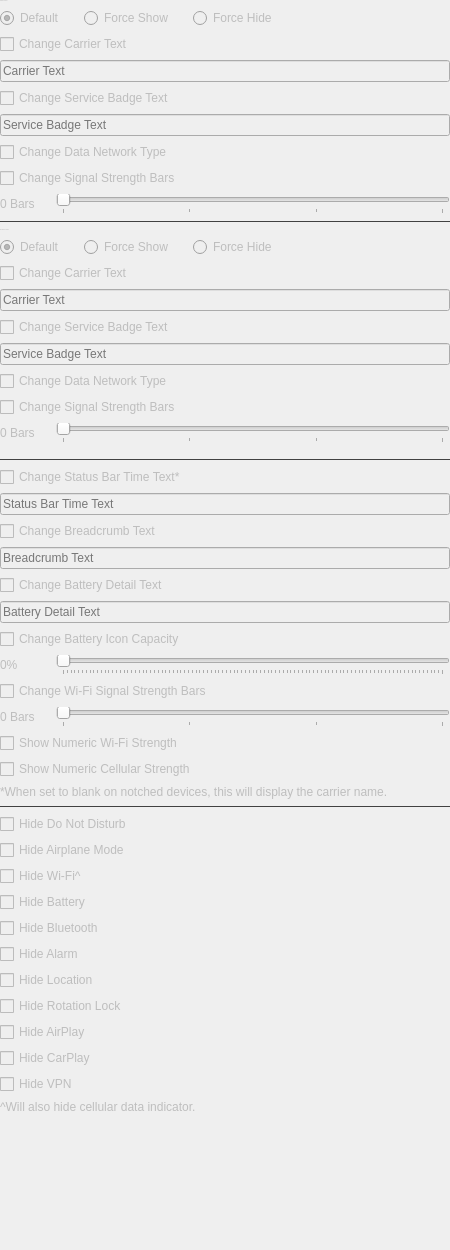
             <widget class="QWidget" name="scrollAreaWidgetContents">
              <property name="geometry">
               <rect>
                <x>0</x>
                <y>0</y>
                <width>450</width>
                <height>1250</height>
               </rect>
              </property>
              <property name="minimumSize">
               <size>
                <width>450</width>
                <height>1250</height>
               </size>
              </property>
              <property name="maximumSize">
               <size>
                <width>450</width>
                <height>1250</height>
               </size>
              </property>
              <layout class="QVBoxLayout" name="verticalLayout_9">
               <property name="leftMargin">
                <number>0</number>
               </property>
               <property name="topMargin">
                <number>0</number>
               </property>
               <property name="rightMargin">
                <number>0</number>
               </property>
               <property name="bottomMargin">
                <number>0</number>
               </property>
               <item>
                <widget class="QWidget" name="statusBarPageContent" native="true">
                 <property name="enabled">
                  <bool>false</bool>
                 </property>
                 <layout class="QVBoxLayout" name="verticalLayout_8">
                  <property name="leftMargin">
                   <number>0</number>
                  </property>
                  <property name="topMargin">
                   <number>0</number>
                  </property>
                  <property name="rightMargin">
                   <number>0</number>
                  </property>
                  <property name="bottomMargin">
                   <number>0</number>
                  </property>
                  <item>
                   <widget class="QLabel" name="label_9">
                    <property name="font">
                     <font>
                      <pointsize>-1</pointsize>
                      <bold>true</bold>
                     </font>
                    </property>
                    <property name="text">
                     <string>Primary Cellular</string>
                    </property>
                   </widget>
                  </item>
                  <item>
                   <widget class="QWidget" name="horizontalWidget" native="true">
                    <property name="sizePolicy">
                     <sizepolicy hsizetype="Expanding" vsizetype="Preferred">
                      <horstretch>0</horstretch>
                      <verstretch>0</verstretch>
                     </sizepolicy>
                    </property>
                    <layout class="QHBoxLayout" name="horizontalLayout_7">
                     <property name="spacing">
                      <number>20</number>
                     </property>
                     <property name="leftMargin">
                      <number>0</number>
                     </property>
                     <property name="topMargin">
                      <number>0</number>
                     </property>
                     <property name="rightMargin">
                      <number>0</number>
                     </property>
                     <property name="bottomMargin">
                      <number>0</number>
                     </property>
                     <item>
                      <widget class="QRadioButton" name="pDefaultRdo">
                       <property name="text">
                        <string>Default</string>
                       </property>
                       <property name="checked">
                        <bool>true</bool>
                       </property>
                      </widget>
                     </item>
                     <item>
                      <widget class="QRadioButton" name="pShowRdo">
                       <property name="text">
                        <string>Force Show</string>
                       </property>
                      </widget>
                     </item>
                     <item>
                      <widget class="QRadioButton" name="pHideRdo">
                       <property name="text">
                        <string>Force Hide</string>
                       </property>
                      </widget>
                     </item>
                     <item>
                      <spacer name="horizontalSpacer">
                       <property name="orientation">
                        <enum>Qt::Horizontal</enum>
                       </property>
                       <property name="sizeHint" stdset="0">
                        <size>
                         <width>40</width>
                         <height>20</height>
                        </size>
                       </property>
                      </spacer>
                     </item>
                    </layout>
                   </widget>
                  </item>
                  <item>
                   <widget class="QCheckBox" name="pCarrierChk">
                    <property name="text">
                     <string>Change Carrier Text</string>
                    </property>
                   </widget>
                  </item>
                  <item>
                   <widget class="QLineEdit" name="pCarrierTxt">
                    <property name="placeholderText">
                     <string>Carrier Text</string>
                    </property>
                   </widget>
                  </item>
                  <item>
                   <widget class="QCheckBox" name="pBadgeChk">
                    <property name="text">
                     <string>Change Service Badge Text</string>
                    </property>
                   </widget>
                  </item>
                  <item>
                   <widget class="QLineEdit" name="pBadgeTxt">
                    <property name="placeholderText">
                     <string>Service Badge Text</string>
                    </property>
                   </widget>
                  </item>
                  <item>
                   <widget class="QCheckBox" name="pTypeChk">
                    <property name="text">
                     <string>Change Data Network Type</string>
                    </property>
                   </widget>
                  </item>
                  <item>
                   <widget class="QCheckBox" name="pStrengthChk">
                    <property name="text">
                     <string>Change Signal Strength Bars</string>
                    </property>
                   </widget>
                  </item>
                  <item>
                   <widget class="QWidget" name="horizontalWidget" native="true">
                    <layout class="QHBoxLayout" name="horizontalLayout_9">
                     <property name="leftMargin">
                      <number>0</number>
                     </property>
                     <property name="topMargin">
                      <number>0</number>
                     </property>
                     <property name="rightMargin">
                      <number>0</number>
                     </property>
                     <property name="bottomMargin">
                      <number>0</number>
                     </property>
                     <item>
                      <widget class="QLabel" name="pStrengthLbl">
                       <property name="minimumSize">
                        <size>
                         <width>50</width>
                         <height>0</height>
                        </size>
                       </property>
                       <property name="text">
                        <string>0 Bars</string>
                       </property>
                      </widget>
                     </item>
                     <item>
                      <widget class="QSlider" name="pStrengthSld">
                       <property name="maximum">
                        <number>3</number>
                       </property>
                       <property name="singleStep">
                        <number>0</number>
                       </property>
                       <property name="pageStep">
                        <number>0</number>
                       </property>
                       <property name="orientation">
                        <enum>Qt::Horizontal</enum>
                       </property>
                       <property name="tickPosition">
                        <enum>QSlider::TicksBelow</enum>
                       </property>
                      </widget>
                     </item>
                    </layout>
                   </widget>
                  </item>
                  <item>
                   <widget class="Line" name="line_9">
                    <property name="styleSheet">
                     <string notr="true">QFrame {
	color: #414141;
}</string>
                    </property>
                    <property name="frameShadow">
                     <enum>QFrame::Plain</enum>
                    </property>
                    <property name="orientation">
                     <enum>Qt::Horizontal</enum>
                    </property>
                   </widget>
                  </item>
                  <item>
                   <widget class="QLabel" name="label_10">
                    <property name="font">
                     <font>
                      <pointsize>-1</pointsize>
                      <bold>true</bold>
                     </font>
                    </property>
                    <property name="text">
                     <string>Secondary Cellular</string>
                    </property>
                   </widget>
                  </item>
                  <item>
                   <widget class="QWidget" name="horizontalWidget" native="true">
                    <layout class="QHBoxLayout" name="horizontalLayout_8">
                     <property name="spacing">
                      <number>20</number>
                     </property>
                     <property name="leftMargin">
                      <number>0</number>
                     </property>
                     <property name="topMargin">
                      <number>0</number>
                     </property>
                     <property name="rightMargin">
                      <number>0</number>
                     </property>
                     <property name="bottomMargin">
                      <number>0</number>
                     </property>
                     <item>
                      <widget class="QRadioButton" name="sDefaultRdo">
                       <property name="text">
                        <string>Default</string>
                       </property>
                       <property name="checked">
                        <bool>true</bool>
                       </property>
                      </widget>
                     </item>
                     <item>
                      <widget class="QRadioButton" name="sShowRdo">
                       <property name="text">
                        <string>Force Show</string>
                       </property>
                      </widget>
                     </item>
                     <item>
                      <widget class="QRadioButton" name="sHideRdo">
                       <property name="text">
                        <string>Force Hide</string>
                       </property>
                      </widget>
                     </item>
                     <item>
                      <spacer name="horizontalSpacer_5">
                       <property name="orientation">
                        <enum>Qt::Horizontal</enum>
                       </property>
                       <property name="sizeHint" stdset="0">
                        <size>
                         <width>40</width>
                         <height>20</height>
                        </size>
                       </property>
                      </spacer>
                     </item>
                    </layout>
                   </widget>
                  </item>
                  <item>
                   <widget class="QCheckBox" name="sCarrierChk">
                    <property name="text">
                     <string>Change Carrier Text</string>
                    </property>
                   </widget>
                  </item>
                  <item>
                   <widget class="QLineEdit" name="sCarrierTxt">
                    <property name="placeholderText">
                     <string>Carrier Text</string>
                    </property>
                   </widget>
                  </item>
                  <item>
                   <widget class="QCheckBox" name="sBadgeChk">
                    <property name="text">
                     <string>Change Service Badge Text</string>
                    </property>
                   </widget>
                  </item>
                  <item>
                   <widget class="QLineEdit" name="sBadgeTxt">
                    <property name="placeholderText">
                     <string>Service Badge Text</string>
                    </property>
                   </widget>
                  </item>
                  <item>
                   <widget class="QCheckBox" name="sTypeChk">
                    <property name="text">
                     <string>Change Data Network Type</string>
                    </property>
                   </widget>
                  </item>
                  <item>
                   <widget class="QCheckBox" name="sStrengthChk">
                    <property name="text">
                     <string>Change Signal Strength Bars</string>
                    </property>
                   </widget>
                  </item>
                  <item>
                   <widget class="QWidget" name="horizontalWidget" native="true">
                    <layout class="QHBoxLayout" name="horizontalLayout_10">
                     <property name="leftMargin">
                      <number>0</number>
                     </property>
                     <property name="topMargin">
                      <number>0</number>
                     </property>
                     <property name="rightMargin">
                      <number>0</number>
                     </property>
                     <item>
                      <widget class="QLabel" name="sStrengthLbl">
                       <property name="minimumSize">
                        <size>
                         <width>50</width>
                         <height>0</height>
                        </size>
                       </property>
                       <property name="text">
                        <string>0 Bars</string>
                       </property>
                      </widget>
                     </item>
                     <item>
                      <widget class="QSlider" name="sStrengthSld">
                       <property name="maximum">
                        <number>3</number>
                       </property>
                       <property name="singleStep">
                        <number>0</number>
                       </property>
                       <property name="pageStep">
                        <number>0</number>
                       </property>
                       <property name="orientation">
                        <enum>Qt::Horizontal</enum>
                       </property>
                       <property name="tickPosition">
                        <enum>QSlider::TicksBelow</enum>
                       </property>
                      </widget>
                     </item>
                    </layout>
                   </widget>
                  </item>
                  <item>
                   <widget class="Line" name="line_7">
                    <property name="styleSheet">
                     <string notr="true">QFrame {
	color: #414141;
}</string>
                    </property>
                    <property name="frameShadow">
                     <enum>QFrame::Plain</enum>
                    </property>
                    <property name="orientation">
                     <enum>Qt::Horizontal</enum>
                    </property>
                   </widget>
                  </item>
                  <item>
                   <widget class="QCheckBox" name="timeChk">
                    <property name="text">
                     <string>Change Status Bar Time Text*</string>
                    </property>
                   </widget>
                  </item>
                  <item>
                   <widget class="QLineEdit" name="timeTxt">
                    <property name="placeholderText">
                     <string>Status Bar Time Text</string>
                    </property>
                   </widget>
                  </item>
                  <item>
                   <widget class="QCheckBox" name="breadcrumbChk">
                    <property name="text">
                     <string>Change Breadcrumb Text</string>
                    </property>
                   </widget>
                  </item>
                  <item>
                   <widget class="QLineEdit" name="breadcrumbTxt">
                    <property name="placeholderText">
                     <string>Breadcrumb Text</string>
                    </property>
                   </widget>
                  </item>
                  <item>
                   <widget class="QCheckBox" name="batteryDetailChk">
                    <property name="text">
                     <string>Change Battery Detail Text</string>
                    </property>
                   </widget>
                  </item>
                  <item>
                   <widget class="QLineEdit" name="batteryDetailTxt">
                    <property name="placeholderText">
                     <string>Battery Detail Text</string>
                    </property>
                   </widget>
                  </item>
                  <item>
                   <widget class="QCheckBox" name="batteryCapacityChk">
                    <property name="text">
                     <string>Change Battery Icon Capacity</string>
                    </property>
                   </widget>
                  </item>
                  <item>
                   <widget class="QWidget" name="horizontalWidget" native="true">
                    <layout class="QHBoxLayout" name="horizontalLayout_11">
                     <property name="leftMargin">
                      <number>0</number>
                     </property>
                     <property name="topMargin">
                      <number>0</number>
                     </property>
                     <property name="rightMargin">
                      <number>0</number>
                     </property>
                     <property name="bottomMargin">
                      <number>0</number>
                     </property>
                     <item>
                      <widget class="QLabel" name="batteryCapacityLbl">
                       <property name="minimumSize">
                        <size>
                         <width>50</width>
                         <height>0</height>
                        </size>
                       </property>
                       <property name="text">
                        <string>0%</string>
                       </property>
                      </widget>
                     </item>
                     <item>
                      <widget class="QSlider" name="batteryCapacitySld">
                       <property name="maximum">
                        <number>100</number>
                       </property>
                       <property name="singleStep">
                        <number>0</number>
                       </property>
                       <property name="pageStep">
                        <number>0</number>
                       </property>
                       <property name="tracking">
                        <bool>true</bool>
                       </property>
                       <property name="orientation">
                        <enum>Qt::Horizontal</enum>
                       </property>
                       <property name="invertedAppearance">
                        <bool>false</bool>
                       </property>
                       <property name="invertedControls">
                        <bool>false</bool>
                       </property>
                       <property name="tickPosition">
                        <enum>QSlider::TicksBelow</enum>
                       </property>
                      </widget>
                     </item>
                    </layout>
                   </widget>
                  </item>
                  <item>
                   <widget class="QCheckBox" name="wifiStrengthChk">
                    <property name="text">
                     <string>Change Wi-Fi Signal Strength Bars</string>
                    </property>
                   </widget>
                  </item>
                  <item>
                   <widget class="QWidget" name="horizontalWidget" native="true">
                    <layout class="QHBoxLayout" name="horizontalLayout_12">
                     <property name="leftMargin">
                      <number>0</number>
                     </property>
                     <property name="topMargin">
                      <number>0</number>
                     </property>
                     <property name="rightMargin">
                      <number>0</number>
                     </property>
                     <property name="bottomMargin">
                      <number>0</number>
                     </property>
                     <item>
                      <widget class="QLabel" name="wifiStrengthLbl">
                       <property name="minimumSize">
                        <size>
                         <width>50</width>
                         <height>0</height>
                        </size>
                       </property>
                       <property name="text">
                        <string>0 Bars</string>
                       </property>
                      </widget>
                     </item>
                     <item>
                      <widget class="QSlider" name="wifiStrengthSld">
                       <property name="maximum">
                        <number>3</number>
                       </property>
                       <property name="singleStep">
                        <number>0</number>
                       </property>
                       <property name="pageStep">
                        <number>0</number>
                       </property>
                       <property name="orientation">
                        <enum>Qt::Horizontal</enum>
                       </property>
                       <property name="tickPosition">
                        <enum>QSlider::TicksBelow</enum>
                       </property>
                      </widget>
                     </item>
                    </layout>
                   </widget>
                  </item>
                  <item>
                   <widget class="QCheckBox" name="numericWifiChk">
                    <property name="text">
                     <string>Show Numeric Wi-Fi Strength</string>
                    </property>
                   </widget>
                  </item>
                  <item>
                   <widget class="QCheckBox" name="numericCellChk">
                    <property name="text">
                     <string>Show Numeric Cellular Strength</string>
                    </property>
                   </widget>
                  </item>
                  <item>
                   <widget class="QLabel" name="label_5">
                    <property name="text">
                     <string>*When set to blank on notched devices, this will display the carrier name.</string>
                    </property>
                   </widget>
                  </item>
                  <item>
                   <widget class="Line" name="line_10">
                    <property name="styleSheet">
                     <string notr="true">QFrame {
	color: #414141;
}</string>
                    </property>
                    <property name="frameShadow">
                     <enum>QFrame::Plain</enum>
                    </property>
                    <property name="orientation">
                     <enum>Qt::Horizontal</enum>
                    </property>
                   </widget>
                  </item>
                  <item>
                   <widget class="QCheckBox" name="hideDNDChk">
                    <property name="text">
                     <string>Hide Do Not Disturb</string>
                    </property>
                   </widget>
                  </item>
                  <item>
                   <widget class="QCheckBox" name="hideAirplaneChk">
                    <property name="text">
                     <string>Hide Airplane Mode</string>
                    </property>
                   </widget>
                  </item>
                  <item>
                   <widget class="QCheckBox" name="hideWifiChk">
                    <property name="text">
                     <string>Hide Wi-Fi^</string>
                    </property>
                   </widget>
                  </item>
                  <item>
                   <widget class="QCheckBox" name="hideBatteryChk">
                    <property name="text">
                     <string>Hide Battery</string>
                    </property>
                   </widget>
                  </item>
                  <item>
                   <widget class="QCheckBox" name="hideBluetoothChk">
                    <property name="text">
                     <string>Hide Bluetooth</string>
                    </property>
                   </widget>
                  </item>
                  <item>
                   <widget class="QCheckBox" name="hideAlarmChk">
                    <property name="text">
                     <string>Hide Alarm</string>
                    </property>
                   </widget>
                  </item>
                  <item>
                   <widget class="QCheckBox" name="hideLocationChk">
                    <property name="text">
                     <string>Hide Location</string>
                    </property>
                   </widget>
                  </item>
                  <item>
                   <widget class="QCheckBox" name="hideRotationChk">
                    <property name="text">
                     <string>Hide Rotation Lock</string>
                    </property>
                   </widget>
                  </item>
                  <item>
                   <widget class="QCheckBox" name="hideAirPlayChk">
                    <property name="text">
                     <string>Hide AirPlay</string>
                    </property>
                   </widget>
                  </item>
                  <item>
                   <widget class="QCheckBox" name="hideCarPlayChk">
                    <property name="text">
                     <string>Hide CarPlay</string>
                    </property>
                   </widget>
                  </item>
                  <item>
                   <widget class="QCheckBox" name="hideVPNChk">
                    <property name="text">
                     <string>Hide VPN</string>
                    </property>
                   </widget>
                  </item>
                  <item>
                   <widget class="QLabel" name="label_12">
                    <property name="text">
                     <string>^Will also hide cellular data indicator.</string>
                    </property>
                   </widget>
                  </item>
                  <item>
                   <spacer name="verticalSpacer_3">
                    <property name="orientation">
                     <enum>Qt::Vertical</enum>
                    </property>
                    <property name="sizeHint" stdset="0">
                     <size>
                      <width>20</width>
                      <height>40</height>
                     </size>
                    </property>
                   </spacer>
                  </item>
                 </layout>
                </widget>
               </item>
              </layout>
             </widget>
